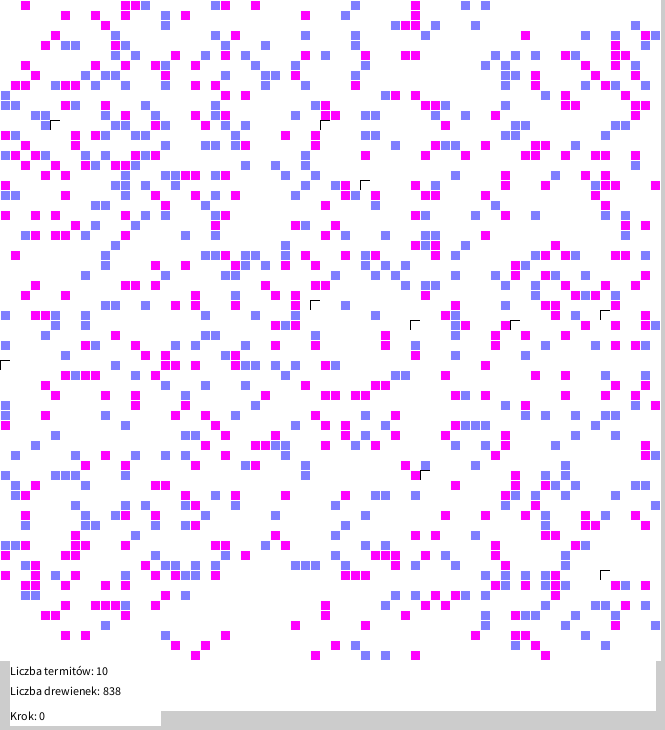
Frame 1 (no input)
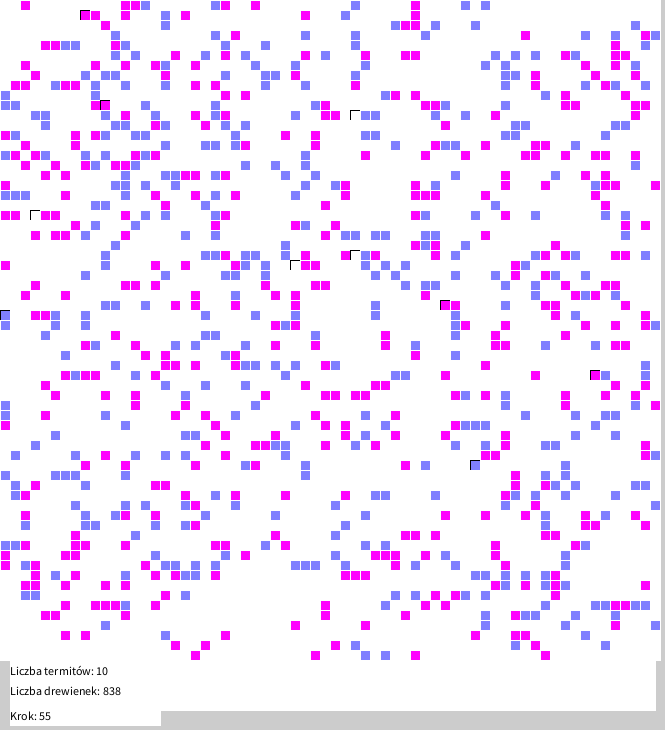
Frame 60 (the mouse pressed at the canvas centre just before this capture)
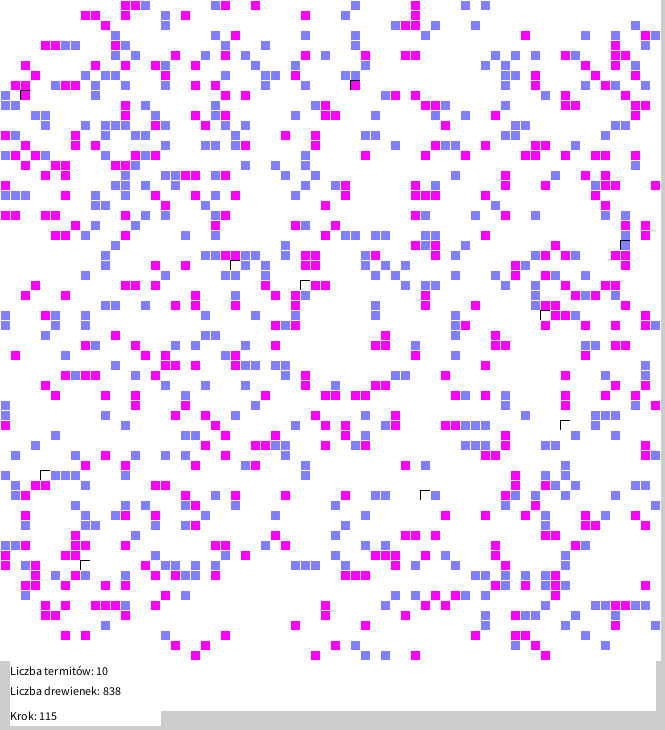
Frame 120 (the mouse held since frame 60 and released just before this capture)

The Processing sketch that drew these frames (run headless with seeded random() and noise(); from frame 60 on, the mouse is pressed at the canvas centre):

// Processing sketch: Termits
// ── Termits.pde
// Autorem implementacji w ALGO jest Magda Roszczyńska (jeszcze wtedy bez dr).
// PRZETŁUMACZONE Z APLIKACJI Delphi NA Processing ZA POMOCĄ GEMINI
// @details
//   Gdy termit nie ma nic na plecach, idzie, sprawdza czy przed nim lub obok niego jest drewienko. 
//   Jeżeli jest to z pewnym prawdopodobieństwem go bierze i idzie dalej.
//   Jeżeli termit ma coś na plecach sprawdza, czy przed nim, lub obok niego jest podobne drewienko.
//   Jeżeli jest to z pewnym prawdopodobieństwem zrzuca drewienko.

int vis_frequency = 5; /* Every how many steps should I draw? */
int n_termity = 10;
int Last = 65;
int czas = 0;
int Width = 10;
int n_przedmiotow = 2; /* How many types of items? */

double gestosc = 0.2;
double skret = 0.2;
double w = 0.9; /* probability of leaving/taking an item */

class termit {
  int x;
  int y;
  int k; /* direction of movement */
  int c; /* What does a termite carry on its back? */
}

class lok {
  int x;
  int y;
}

int[][]  world  = new int[Last + 1][Last + 1];
termit[] kopiec = new termit[n_termity + 1];
lok[]    tablica_przejscia = new lok[4];

int step = 0;

void settings() {
  size(Last * Width + Width + 5, Last * Width + 80);
}

void setup() {
  for (int i = 0; i < 4; i++) {
    tablica_przejscia[i] = new lok();
  }
  for (int i = 1; i <= n_termity; i++) {
    kopiec[i] = new termit();
  }

  step = 0;
  init(world, kopiec);
}

int koloruj_r(int n) {
  if (n > 0) {
   return round(n * 255.0 / n_przedmiotow);
  } else {
   return 255;
  }
}

int koloruj_g(int n) {
  if (n > 0) {
   return 255 - round(n * 255.0 / n_przedmiotow);
  } else {
   return 255;
  }
}

int koloruj_b(int n) {
  if (n > 0) {
   return 255;
  } else {
   return 255;
  }
}

void rysowanie(int[][] world_arg, termit[] kopiec_arg) {
int i, j, m, k;
 m = 0;
 k = 0;
 for (i = 0; i <= Last; i++) {
  for (j = 0; j <= Last; j++) {
   if (world_arg[i][j] < 0) {
    k = k + 1;
   } else {
    if (world_arg[i][j] > 0) {
     m = m + 1;
     if (kopiec_arg[world_arg[i][j]].c > 0) {
      k = k + 1;
     }
    }
   }
  }
 }

 for (i = 0; i <= Last; i++) {
  for (j = 0; j <= Last; j++) {
    if (world_arg[i][j] <= 0) {
     stroke(255, 255, 255);
     fill(koloruj_r(-world_arg[i][j]), koloruj_g(-world_arg[i][j]), koloruj_b(-world_arg[i][j]));
    } else {
     stroke(0, 0, 0);
     fill(koloruj_r(kopiec_arg[world_arg[i][j]].c), koloruj_g(kopiec_arg[world_arg[i][j]].c), koloruj_b(kopiec_arg[world_arg[i][j]].c));
    }
    rect(Width * i, Width * j, Width, Width);
   }
 }

 fill(255, 255, 255);
 stroke(255, 255, 255);
 rect(10, Last * Width + 10, width - 20, 50); /* Clearing the text panel */

 fill(0);
 textSize(12);
 text("Liczba termitów: " + m, 10, Last * Width + 25);
 text("Liczba drewienek: " + k, 10, Last * Width + 45);
}

void init(int[][] world_arg, termit[] kopiec_arg) {
int i, j, x, y;
 tablica_przejscia[0].x = 0;
 tablica_przejscia[0].y = -1;
 tablica_przejscia[1].x = 1;
 tablica_przejscia[1].y = 0;
 tablica_przejscia[2].x = 0;
 tablica_przejscia[2].y = 1;
 tablica_przejscia[3].x = -1;
 tablica_przejscia[3].y = 0;

 for (i = 0; i <= Last; i++) {
  for (j = 0; j <= Last; j++) {
   if (random(1) < gestosc) {
    world_arg[i][j] = (int(random(n_przedmiotow)) + 1) * (-1);
   } else {
    world_arg[i][j] = 0;
   }
  }
 }

 for (i = 1; i <= n_termity; i++) {
  do {
    x = int(random(Last + 1));
    y = int(random(Last + 1));
   } while (world_arg[x][y] != 0);
   world_arg[x][y] = i;
   kopiec_arg[i].x = x;
   kopiec_arg[i].y = y;
   kopiec_arg[i].c = 0;
   kopiec_arg[i].k = int(random(4));
  }

rysowanie(world_arg, kopiec_arg);
}

void step(int[][] world_arg, termit[] kopiec_arg) {
int k_idx, i, g, h, l, t;
 for (k_idx = 1; k_idx <= n_termity; k_idx++) {
   i = int(random(n_termity)) + 1;
   g = -((world_arg[(kopiec_arg[i].x + tablica_przejscia[kopiec_arg[i].k].x + Last + 1) % (Last + 1)][(kopiec_arg[i].y + tablica_przejscia[kopiec_arg[i].k].y + Last + 1) % (Last + 1)]));
   h = -(world_arg[(kopiec_arg[i].x + tablica_przejscia[((kopiec_arg[i].k + 1) % 4)].x + Last + 1) % (Last + 1)][(kopiec_arg[i].y + tablica_przejscia[((kopiec_arg[i].k + 1) % 4)].y + Last + 1) % (Last + 1)]);
   l = -(world_arg[(kopiec_arg[i].x + tablica_przejscia[((kopiec_arg[i].k + 3) % 4)].x + Last + 1) % (Last + 1)][(kopiec_arg[i].y + tablica_przejscia[((kopiec_arg[i].k + 3) % 4)].y + Last + 1) % (Last + 1)]);
   t = -(world_arg[(kopiec_arg[i].x + tablica_przejscia[((kopiec_arg[i].k + 2) % 4)].x + Last + 1) % (Last + 1)][(kopiec_arg[i].y + tablica_przejscia[((kopiec_arg[i].k + 2) % 4)].y + Last + 1) % (Last + 1)]);

   if (kopiec_arg[i].c == 0) {
       if ((g > 0) && (h <= 0) && (l <= 0)) {
        if (random(1) < w) {
          world_arg[kopiec_arg[i].x][kopiec_arg[i].y] = 0;
          kopiec_arg[i].x = (kopiec_arg[i].x + tablica_przejscia[kopiec_arg[i].k].x + Last + 1) % (Last + 1);
          kopiec_arg[i].y = (kopiec_arg[i].y + tablica_przejscia[kopiec_arg[i].k].y + Last + 1) % (Last + 1);
          kopiec_arg[i].c = -world_arg[kopiec_arg[i].x][kopiec_arg[i].y];
          world_arg[kopiec_arg[i].x][kopiec_arg[i].y] = i;
         } else {
          if (random(1) < 0.5) {
           kopiec_arg[i].k = (kopiec_arg[i].k + 1) % 4;
          } else {
           kopiec_arg[i].k = (kopiec_arg[i].k + 3) % 4;
          }
         }
       } else if ((g <= 0) && (h > 0) && (l <= 0)) {
         if (random(1) < w) {
           world_arg[kopiec_arg[i].x][kopiec_arg[i].y] = 0;
           kopiec_arg[i].x = (kopiec_arg[i].x + tablica_przejscia[(kopiec_arg[i].k + 1) % 4].x + Last + 1) % (Last + 1);
           kopiec_arg[i].y = (kopiec_arg[i].y + tablica_przejscia[(kopiec_arg[i].k + 1) % 4].y + Last + 1) % (Last + 1);
           kopiec_arg[i].c = -world_arg[kopiec_arg[i].x][kopiec_arg[i].y];
           kopiec_arg[i].k = (kopiec_arg[i].k + 1) % 4;
           world_arg[kopiec_arg[i].x][kopiec_arg[i].y] = i;
          } else {
          if (random(1) < 0.5) {
           kopiec_arg[i].k = (kopiec_arg[i].k + 1) % 4;
          } else {
           kopiec_arg[i].k = (kopiec_arg[i].k + 3) % 4;
          }
         }
        } else if ((g <= 0) && (h <= 0) && (l > 0)) {
          if (random(1) < w) {
            world_arg[kopiec_arg[i].x][kopiec_arg[i].y] = 0;
            kopiec_arg[i].x = (kopiec_arg[i].x + tablica_przejscia[(kopiec_arg[i].k + 3) % 4].x + Last + 1) % (Last + 1);
            kopiec_arg[i].y = (kopiec_arg[i].y + tablica_przejscia[(kopiec_arg[i].k + 3) % 4].y + Last + 1) % (Last + 1);
            kopiec_arg[i].c = -world_arg[kopiec_arg[i].x][kopiec_arg[i].y];
            kopiec_arg[i].k = (kopiec_arg[i].k + 3) % 4;
            world_arg[kopiec_arg[i].x][kopiec_arg[i].y] = i;
           } else {
           if (random(1) < 0.5) {
            kopiec_arg[i].k = (kopiec_arg[i].k + 1) % 4;
           } else {
            kopiec_arg[i].k = (kopiec_arg[i].k + 3) % 4;
           }
          }
         } else if ((g > 0) && (h > 0) && (l <= 0)) {
           if (random(1) < w) {
            if (random(1) < 0.5) {
              world_arg[kopiec_arg[i].x][kopiec_arg[i].y] = 0;
              kopiec_arg[i].x = (kopiec_arg[i].x + tablica_przejscia[kopiec_arg[i].k].x + Last + 1) % (Last + 1);
              kopiec_arg[i].y = (kopiec_arg[i].y + tablica_przejscia[kopiec_arg[i].k].y + Last + 1) % (Last + 1);
              kopiec_arg[i].c = -world_arg[kopiec_arg[i].x][kopiec_arg[i].y];
              world_arg[kopiec_arg[i].x][kopiec_arg[i].y] = i;
             } else {
              world_arg[kopiec_arg[i].x][kopiec_arg[i].y] = 0;
              kopiec_arg[i].x = (kopiec_arg[i].x + tablica_przejscia[(kopiec_arg[i].k + 1) % 4].x + Last + 1) % (Last + 1);
              kopiec_arg[i].y = (kopiec_arg[i].y + tablica_przejscia[(kopiec_arg[i].k + 1) % 4].y + Last + 1) % (Last + 1);
              kopiec_arg[i].c = -world_arg[kopiec_arg[i].x][kopiec_arg[i].y];
              kopiec_arg[i].k = (kopiec_arg[i].k + 1) % 4;
              world_arg[kopiec_arg[i].x][kopiec_arg[i].y] = i;
             }
           } else {
            if (random(1) < 0.5) {
             kopiec_arg[i].k = (kopiec_arg[i].k + 1) % 4;
            } else {
             kopiec_arg[i].k = (kopiec_arg[i].k + 3) % 4;
            }
           }
          } else if ((g > 0) && (h <= 0) && (l > 0)) {
            if (random(1) < w) {
             if (random(1) < 0.5) {
              world_arg[kopiec_arg[i].x][kopiec_arg[i].y] = 0;
              kopiec_arg[i].x = (kopiec_arg[i].x + tablica_przejscia[kopiec_arg[i].k].x + Last + 1) % (Last + 1);
              kopiec_arg[i].y = (kopiec_arg[i].y + tablica_przejscia[kopiec_arg[i].k].y + Last + 1) % (Last + 1);
              kopiec_arg[i].c = -world_arg[kopiec_arg[i].x][kopiec_arg[i].y];
              world_arg[kopiec_arg[i].x][kopiec_arg[i].y] = i;
             } else {
              world_arg[kopiec_arg[i].x][kopiec_arg[i].y] = 0;
              kopiec_arg[i].x = (kopiec_arg[i].x + tablica_przejscia[(kopiec_arg[i].k + 3) % 4].x + Last + 1) % (Last + 1);
              kopiec_arg[i].y = (kopiec_arg[i].y + tablica_przejscia[(kopiec_arg[i].k + 3) % 4].y + Last + 1) % (Last + 1);
              kopiec_arg[i].c = -world_arg[kopiec_arg[i].x][kopiec_arg[i].y];
              kopiec_arg[i].k = (kopiec_arg[i].k + 3) % 4;
              world_arg[kopiec_arg[i].x][kopiec_arg[i].y] = i;
             }
            } else {
             if (random(1) < 0.5) {
              kopiec_arg[i].k = (kopiec_arg[i].k + 1) % 4;
             } else {
              kopiec_arg[i].k = (kopiec_arg[i].k + 3) % 4;
             }
            }
           } else if ((g <= 0) && (h > 0) && (l > 0)) {
             if (random(1) < w) {
              if (random(1) < 0.5) {
                world_arg[kopiec_arg[i].x][kopiec_arg[i].y] = 0;
                kopiec_arg[i].x = (kopiec_arg[i].x + tablica_przejscia[(kopiec_arg[i].k + 1) % 4].x + Last + 1) % (Last + 1);
                kopiec_arg[i].y = (kopiec_arg[i].y + tablica_przejscia[(kopiec_arg[i].k + 1) % 4].y + Last + 1) % (Last + 1);
                kopiec_arg[i].c = -world_arg[kopiec_arg[i].x][kopiec_arg[i].y];
                kopiec_arg[i].k = (kopiec_arg[i].k + 1) % 4;
                world_arg[kopiec_arg[i].x][kopiec_arg[i].y] = i;
               } else {
                world_arg[kopiec_arg[i].x][kopiec_arg[i].y] = 0;
                kopiec_arg[i].x = (kopiec_arg[i].x + tablica_przejscia[(kopiec_arg[i].k + 3) % 4].x + Last + 1) % (Last + 1);
                kopiec_arg[i].y = (kopiec_arg[i].y + tablica_przejscia[(kopiec_arg[i].k + 3) % 4].y + Last + 1) % (Last + 1);
                kopiec_arg[i].c = -world_arg[kopiec_arg[i].x][kopiec_arg[i].y];
                kopiec_arg[i].k = (kopiec_arg[i].k + 3) % 4;
                world_arg[kopiec_arg[i].x][kopiec_arg[i].y] = i;
               }
              } else {
              if (random(1) < 0.5) {
               kopiec_arg[i].k = (kopiec_arg[i].k + 1) % 4;
              } else {
               kopiec_arg[i].k = (kopiec_arg[i].k + 3) % 4;
              }
             }
            } else if ((g > 0) && (h > 0) && (l > 0)) {
              if (random(1) < w) {
               if (random(1) < 0.33) {
                  world_arg[kopiec_arg[i].x][kopiec_arg[i].y] = 0;
                  kopiec_arg[i].x = (kopiec_arg[i].x + tablica_przejscia[kopiec_arg[i].k].x + Last + 1) % (Last + 1);
                  kopiec_arg[i].y = (kopiec_arg[i].y + tablica_przejscia[kopiec_arg[i].k].y + Last + 1) % (Last + 1);
                  kopiec_arg[i].c = -world_arg[kopiec_arg[i].x][kopiec_arg[i].y];
                  world_arg[kopiec_arg[i].x][kopiec_arg[i].y] = i;
                 } else if (random(1) > 0.66) {
                   world_arg[kopiec_arg[i].x][kopiec_arg[i].y] = 0;
                   kopiec_arg[i].x = (kopiec_arg[i].x + tablica_przejscia[(kopiec_arg[i].k + 3) % 4].x + Last + 1) % (Last + 1);
                   kopiec_arg[i].y = (kopiec_arg[i].y + tablica_przejscia[(kopiec_arg[i].k + 3) % 4].y + Last + 1) % (Last + 1);
                   kopiec_arg[i].c = -world_arg[kopiec_arg[i].x][kopiec_arg[i].y];
                   kopiec_arg[i].k = (kopiec_arg[i].k + 3) % 4;
                   world_arg[kopiec_arg[i].x][kopiec_arg[i].y] = i;
                  } else {
                   world_arg[kopiec_arg[i].x][kopiec_arg[i].y] = 0;
                   kopiec_arg[i].x = (kopiec_arg[i].x + tablica_przejscia[(kopiec_arg[i].k + 1) % 4].x + Last + 1) % (Last + 1);
                   kopiec_arg[i].y = (kopiec_arg[i].y + tablica_przejscia[(kopiec_arg[i].k + 1) % 4].y + Last + 1) % (Last + 1);
                   kopiec_arg[i].c = -world_arg[kopiec_arg[i].x][kopiec_arg[i].y];
                   kopiec_arg[i].k = (kopiec_arg[i].k + 1) % 4;
                   world_arg[kopiec_arg[i].x][kopiec_arg[i].y] = i;
                  }
               } else {
               if (random(1) < 0.5) {
                kopiec_arg[i].k = (kopiec_arg[i].k + 1) % 4;
               } else {
                kopiec_arg[i].k = (kopiec_arg[i].k + 3) % 4;
               }
              }
             } else if ((g == 0) && (h <= 0) && (l <= 0)) {
               world_arg[kopiec_arg[i].x][kopiec_arg[i].y] = 0;
               kopiec_arg[i].x = (kopiec_arg[i].x + tablica_przejscia[kopiec_arg[i].k].x + Last + 1) % (Last + 1);
               kopiec_arg[i].y = (kopiec_arg[i].y + tablica_przejscia[kopiec_arg[i].k].y + Last + 1) % (Last + 1);
               world_arg[kopiec_arg[i].x][kopiec_arg[i].y] = i;
               if (random(1) < skret) {
                 if (random(1) < 0.5) {
                  kopiec_arg[i].k = ((kopiec_arg[i].k + 1) % 4);
                 } else {
                  kopiec_arg[i].k = ((kopiec_arg[i].k + 3) % 4);
                 }
               }
              } else {
               if (random(1) < 0.5) {
                kopiec_arg[i].k = (kopiec_arg[i].k + 1) % 4;
               } else {
                kopiec_arg[i].k = (kopiec_arg[i].k + 3) % 4;
               }
              }
    } else {
     if ((g == kopiec_arg[i].c) || (h == kopiec_arg[i].c) || (l == kopiec_arg[i].c)) {
      if (random(1) < w) {
         if (t < 0) {
          if (random(1) < 0.5) {
           kopiec_arg[i].k = (kopiec_arg[i].k + 1) % 4;
          } else {
           kopiec_arg[i].k = (kopiec_arg[i].k + 3) % 4;
          }
         } else {
           world_arg[kopiec_arg[i].x][kopiec_arg[i].y] = -kopiec_arg[i].c;
           kopiec_arg[i].x = (kopiec_arg[i].x + tablica_przejscia[(kopiec_arg[i].k + 2) % 4].x + Last + 1) % (Last + 1);
           kopiec_arg[i].y = (kopiec_arg[i].y + tablica_przejscia[(kopiec_arg[i].k + 2) % 4].y + Last + 1) % (Last + 1);
           kopiec_arg[i].c = -world_arg[kopiec_arg[i].x][kopiec_arg[i].y];
           kopiec_arg[i].k = (kopiec_arg[i].k + 2) % 4;
           world_arg[kopiec_arg[i].x][kopiec_arg[i].y] = i;
          }
       } else {
       if (random(1) < 0.5) {
        kopiec_arg[i].k = (kopiec_arg[i].k + 1) % 4;
       } else {
        kopiec_arg[i].k = (kopiec_arg[i].k + 3) % 4;
       }
      }
     } else if ((g == 0) && (h != kopiec_arg[i].c) && (l != kopiec_arg[i].c)) {
       if (random(1) > w) {
        world_arg[kopiec_arg[i].x][kopiec_arg[i].y] = -kopiec_arg[i].c;
        kopiec_arg[i].x = (kopiec_arg[i].x + tablica_przejscia[kopiec_arg[i].k].x + Last + 1) % (Last + 1);
        kopiec_arg[i].y = (kopiec_arg[i].y + tablica_przejscia[kopiec_arg[i].k].y + Last + 1) % (Last + 1);
        kopiec_arg[i].c = -world_arg[kopiec_arg[i].x][kopiec_arg[i].y];
        world_arg[kopiec_arg[i].x][kopiec_arg[i].y] = i;
        } else {
         world_arg[kopiec_arg[i].x][kopiec_arg[i].y] = 0;
         kopiec_arg[i].x = (kopiec_arg[i].x + tablica_przejscia[kopiec_arg[i].k].x + Last + 1) % (Last + 1);
         kopiec_arg[i].y = (kopiec_arg[i].y + tablica_przejscia[kopiec_arg[i].k].y + Last + 1) % (Last + 1);
         world_arg[kopiec_arg[i].x][kopiec_arg[i].y] = i;
        }
      } else if (g < 0) {
        if (t < 0) {
         if (random(1) < 0.5) {
          kopiec_arg[i].k = (kopiec_arg[i].k + 1) % 4;
         } else {
          kopiec_arg[i].k = (kopiec_arg[i].k + 3) % 4;
         }
        } else {
         if (random(1) > w) {
           world_arg[kopiec_arg[i].x][kopiec_arg[i].y] = -kopiec_arg[i].c;
           kopiec_arg[i].x = (kopiec_arg[i].x + tablica_przejscia[(kopiec_arg[i].k + 2) % 4].x + Last + 1) % (Last + 1);
           kopiec_arg[i].y = (kopiec_arg[i].y + tablica_przejscia[(kopiec_arg[i].k + 2) % 4].y + Last + 1) % (Last + 1);
           kopiec_arg[i].c = -world_arg[kopiec_arg[i].x][kopiec_arg[i].y];
           kopiec_arg[i].k = (kopiec_arg[i].k + 2) % 4;
           world_arg[kopiec_arg[i].x][kopiec_arg[i].y] = i;
          } else {
          if (random(1) < 0.5) {
           kopiec_arg[i].k = (kopiec_arg[i].k + 1) % 4;
          } else {
           kopiec_arg[i].k = (kopiec_arg[i].k + 3) % 4;
          }
         }
        }
       } else if (t >= 0) {
         if (random(1) > w) {
           world_arg[kopiec_arg[i].x][kopiec_arg[i].y] = -kopiec_arg[i].c;
           kopiec_arg[i].x = (kopiec_arg[i].x + tablica_przejscia[(kopiec_arg[i].k + 2) % 4].x + Last + 1) % (Last + 1);
           kopiec_arg[i].y = (kopiec_arg[i].y + tablica_przejscia[(kopiec_arg[i].k + 2) % 4].y + Last + 1) % (Last + 1);
           kopiec_arg[i].c = -world_arg[kopiec_arg[i].x][kopiec_arg[i].y];
           kopiec_arg[i].k = (kopiec_arg[i].k + 2) % 4;
           world_arg[kopiec_arg[i].x][kopiec_arg[i].y] = i;
          } else {
          if (random(1) < 0.5) {
           kopiec_arg[i].k = ((kopiec_arg[i].k + 1) % 4);
          } else {
           kopiec_arg[i].k = ((kopiec_arg[i].k + 3) % 4);
          }
         }
        } else {
         if (random(1) < w) {
          if (random(1) < 0.5) {
           kopiec_arg[i].k = (kopiec_arg[i].k + 1) % 4;
          } else {
           kopiec_arg[i].k = (kopiec_arg[i].k + 3) % 4;
          }
         } else {
           world_arg[kopiec_arg[i].x][kopiec_arg[i].y] = -kopiec_arg[i].c;
           kopiec_arg[i].x = (kopiec_arg[i].x + tablica_przejscia[kopiec_arg[i].k].x + Last + 1) % (Last + 1);
           kopiec_arg[i].y = (kopiec_arg[i].y + tablica_przejscia[kopiec_arg[i].k].y + Last + 1) % (Last + 1);
           kopiec_arg[i].c = -world_arg[kopiec_arg[i].x][kopiec_arg[i].y];
           world_arg[kopiec_arg[i].x][kopiec_arg[i].y] = i;
          }
     }
  }
 }
}

void draw() {
  if (step % vis_frequency == 0) {
    rysowanie(world, kopiec);
    fill(255);
    stroke(255);
    rect(10, Last * Width + 60, 150, 15);
    fill(0);
    textSize(12);
    text("Krok: " + step, 10, Last * Width + 70);
  }

  step(world, kopiec);
  step = step + 1;
}





/// @date 2026-10-29 ( → https://github.com/borkowsk/bookProcessingEN)
